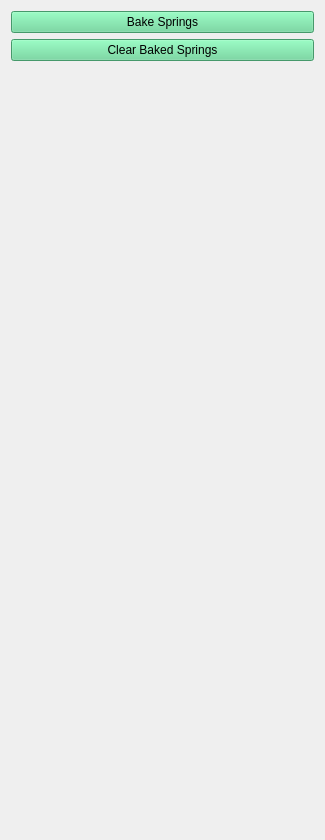
<?xml version="1.0" encoding="UTF-8"?>
<ui version="4.0">
 <class>baker</class>
 <widget class="QWidget" name="baker">
  <property name="geometry">
   <rect>
    <x>0</x>
    <y>0</y>
    <width>325</width>
    <height>840</height>
   </rect>
  </property>
  <property name="minimumSize">
   <size>
    <width>325</width>
    <height>790</height>
   </size>
  </property>
  <property name="windowTitle">
   <string>Form</string>
  </property>
  <layout class="QGridLayout" name="gridLayout">
   <item row="0" column="0">
    <layout class="QVBoxLayout" name="verticalLayout">
     <item>
      <widget class="bakeSprings" name="bake">
       <property name="palette">
        <palette>
         <active>
          <colorrole role="WindowText">
           <brush brushstyle="SolidPattern">
            <color alpha="255">
             <red>0</red>
             <green>0</green>
             <blue>0</blue>
            </color>
           </brush>
          </colorrole>
          <colorrole role="Button">
           <brush brushstyle="SolidPattern">
            <color alpha="255">
             <red>98</red>
             <green>214</green>
             <blue>150</blue>
            </color>
           </brush>
          </colorrole>
          <colorrole role="Light">
           <brush brushstyle="SolidPattern">
            <color alpha="255">
             <red>183</red>
             <green>255</green>
             <blue>215</blue>
            </color>
           </brush>
          </colorrole>
          <colorrole role="Midlight">
           <brush brushstyle="SolidPattern">
            <color alpha="255">
             <red>140</red>
             <green>234</green>
             <blue>182</blue>
            </color>
           </brush>
          </colorrole>
          <colorrole role="Dark">
           <brush brushstyle="SolidPattern">
            <color alpha="255">
             <red>49</red>
             <green>107</green>
             <blue>75</blue>
            </color>
           </brush>
          </colorrole>
          <colorrole role="Mid">
           <brush brushstyle="SolidPattern">
            <color alpha="255">
             <red>65</red>
             <green>143</green>
             <blue>100</blue>
            </color>
           </brush>
          </colorrole>
          <colorrole role="Text">
           <brush brushstyle="SolidPattern">
            <color alpha="255">
             <red>0</red>
             <green>0</green>
             <blue>0</blue>
            </color>
           </brush>
          </colorrole>
          <colorrole role="BrightText">
           <brush brushstyle="SolidPattern">
            <color alpha="255">
             <red>255</red>
             <green>255</green>
             <blue>255</blue>
            </color>
           </brush>
          </colorrole>
          <colorrole role="ButtonText">
           <brush brushstyle="SolidPattern">
            <color alpha="255">
             <red>0</red>
             <green>0</green>
             <blue>0</blue>
            </color>
           </brush>
          </colorrole>
          <colorrole role="Base">
           <brush brushstyle="SolidPattern">
            <color alpha="255">
             <red>255</red>
             <green>255</green>
             <blue>255</blue>
            </color>
           </brush>
          </colorrole>
          <colorrole role="Window">
           <brush brushstyle="SolidPattern">
            <color alpha="255">
             <red>98</red>
             <green>214</green>
             <blue>150</blue>
            </color>
           </brush>
          </colorrole>
          <colorrole role="Shadow">
           <brush brushstyle="SolidPattern">
            <color alpha="255">
             <red>0</red>
             <green>0</green>
             <blue>0</blue>
            </color>
           </brush>
          </colorrole>
          <colorrole role="AlternateBase">
           <brush brushstyle="SolidPattern">
            <color alpha="255">
             <red>176</red>
             <green>234</green>
             <blue>202</blue>
            </color>
           </brush>
          </colorrole>
          <colorrole role="ToolTipBase">
           <brush brushstyle="SolidPattern">
            <color alpha="255">
             <red>255</red>
             <green>255</green>
             <blue>220</blue>
            </color>
           </brush>
          </colorrole>
          <colorrole role="ToolTipText">
           <brush brushstyle="SolidPattern">
            <color alpha="255">
             <red>0</red>
             <green>0</green>
             <blue>0</blue>
            </color>
           </brush>
          </colorrole>
         </active>
         <inactive>
          <colorrole role="WindowText">
           <brush brushstyle="SolidPattern">
            <color alpha="255">
             <red>0</red>
             <green>0</green>
             <blue>0</blue>
            </color>
           </brush>
          </colorrole>
          <colorrole role="Button">
           <brush brushstyle="SolidPattern">
            <color alpha="255">
             <red>98</red>
             <green>214</green>
             <blue>150</blue>
            </color>
           </brush>
          </colorrole>
          <colorrole role="Light">
           <brush brushstyle="SolidPattern">
            <color alpha="255">
             <red>183</red>
             <green>255</green>
             <blue>215</blue>
            </color>
           </brush>
          </colorrole>
          <colorrole role="Midlight">
           <brush brushstyle="SolidPattern">
            <color alpha="255">
             <red>140</red>
             <green>234</green>
             <blue>182</blue>
            </color>
           </brush>
          </colorrole>
          <colorrole role="Dark">
           <brush brushstyle="SolidPattern">
            <color alpha="255">
             <red>49</red>
             <green>107</green>
             <blue>75</blue>
            </color>
           </brush>
          </colorrole>
          <colorrole role="Mid">
           <brush brushstyle="SolidPattern">
            <color alpha="255">
             <red>65</red>
             <green>143</green>
             <blue>100</blue>
            </color>
           </brush>
          </colorrole>
          <colorrole role="Text">
           <brush brushstyle="SolidPattern">
            <color alpha="255">
             <red>0</red>
             <green>0</green>
             <blue>0</blue>
            </color>
           </brush>
          </colorrole>
          <colorrole role="BrightText">
           <brush brushstyle="SolidPattern">
            <color alpha="255">
             <red>255</red>
             <green>255</green>
             <blue>255</blue>
            </color>
           </brush>
          </colorrole>
          <colorrole role="ButtonText">
           <brush brushstyle="SolidPattern">
            <color alpha="255">
             <red>0</red>
             <green>0</green>
             <blue>0</blue>
            </color>
           </brush>
          </colorrole>
          <colorrole role="Base">
           <brush brushstyle="SolidPattern">
            <color alpha="255">
             <red>255</red>
             <green>255</green>
             <blue>255</blue>
            </color>
           </brush>
          </colorrole>
          <colorrole role="Window">
           <brush brushstyle="SolidPattern">
            <color alpha="255">
             <red>98</red>
             <green>214</green>
             <blue>150</blue>
            </color>
           </brush>
          </colorrole>
          <colorrole role="Shadow">
           <brush brushstyle="SolidPattern">
            <color alpha="255">
             <red>0</red>
             <green>0</green>
             <blue>0</blue>
            </color>
           </brush>
          </colorrole>
          <colorrole role="AlternateBase">
           <brush brushstyle="SolidPattern">
            <color alpha="255">
             <red>176</red>
             <green>234</green>
             <blue>202</blue>
            </color>
           </brush>
          </colorrole>
          <colorrole role="ToolTipBase">
           <brush brushstyle="SolidPattern">
            <color alpha="255">
             <red>255</red>
             <green>255</green>
             <blue>220</blue>
            </color>
           </brush>
          </colorrole>
          <colorrole role="ToolTipText">
           <brush brushstyle="SolidPattern">
            <color alpha="255">
             <red>0</red>
             <green>0</green>
             <blue>0</blue>
            </color>
           </brush>
          </colorrole>
         </inactive>
         <disabled>
          <colorrole role="WindowText">
           <brush brushstyle="SolidPattern">
            <color alpha="255">
             <red>49</red>
             <green>107</green>
             <blue>75</blue>
            </color>
           </brush>
          </colorrole>
          <colorrole role="Button">
           <brush brushstyle="SolidPattern">
            <color alpha="255">
             <red>98</red>
             <green>214</green>
             <blue>150</blue>
            </color>
           </brush>
          </colorrole>
          <colorrole role="Light">
           <brush brushstyle="SolidPattern">
            <color alpha="255">
             <red>183</red>
             <green>255</green>
             <blue>215</blue>
            </color>
           </brush>
          </colorrole>
          <colorrole role="Midlight">
           <brush brushstyle="SolidPattern">
            <color alpha="255">
             <red>140</red>
             <green>234</green>
             <blue>182</blue>
            </color>
           </brush>
          </colorrole>
          <colorrole role="Dark">
           <brush brushstyle="SolidPattern">
            <color alpha="255">
             <red>49</red>
             <green>107</green>
             <blue>75</blue>
            </color>
           </brush>
          </colorrole>
          <colorrole role="Mid">
           <brush brushstyle="SolidPattern">
            <color alpha="255">
             <red>65</red>
             <green>143</green>
             <blue>100</blue>
            </color>
           </brush>
          </colorrole>
          <colorrole role="Text">
           <brush brushstyle="SolidPattern">
            <color alpha="255">
             <red>49</red>
             <green>107</green>
             <blue>75</blue>
            </color>
           </brush>
          </colorrole>
          <colorrole role="BrightText">
           <brush brushstyle="SolidPattern">
            <color alpha="255">
             <red>255</red>
             <green>255</green>
             <blue>255</blue>
            </color>
           </brush>
          </colorrole>
          <colorrole role="ButtonText">
           <brush brushstyle="SolidPattern">
            <color alpha="255">
             <red>49</red>
             <green>107</green>
             <blue>75</blue>
            </color>
           </brush>
          </colorrole>
          <colorrole role="Base">
           <brush brushstyle="SolidPattern">
            <color alpha="255">
             <red>98</red>
             <green>214</green>
             <blue>150</blue>
            </color>
           </brush>
          </colorrole>
          <colorrole role="Window">
           <brush brushstyle="SolidPattern">
            <color alpha="255">
             <red>98</red>
             <green>214</green>
             <blue>150</blue>
            </color>
           </brush>
          </colorrole>
          <colorrole role="Shadow">
           <brush brushstyle="SolidPattern">
            <color alpha="255">
             <red>0</red>
             <green>0</green>
             <blue>0</blue>
            </color>
           </brush>
          </colorrole>
          <colorrole role="AlternateBase">
           <brush brushstyle="SolidPattern">
            <color alpha="255">
             <red>98</red>
             <green>214</green>
             <blue>150</blue>
            </color>
           </brush>
          </colorrole>
          <colorrole role="ToolTipBase">
           <brush brushstyle="SolidPattern">
            <color alpha="255">
             <red>255</red>
             <green>255</green>
             <blue>220</blue>
            </color>
           </brush>
          </colorrole>
          <colorrole role="ToolTipText">
           <brush brushstyle="SolidPattern">
            <color alpha="255">
             <red>0</red>
             <green>0</green>
             <blue>0</blue>
            </color>
           </brush>
          </colorrole>
         </disabled>
        </palette>
       </property>
       <property name="mouseTracking">
        <bool>false</bool>
       </property>
       <property name="text">
        <string>Bake Springs</string>
       </property>
       <property name="autoDefault">
        <bool>false</bool>
       </property>
       <property name="default">
        <bool>false</bool>
       </property>
       <property name="flat">
        <bool>false</bool>
       </property>
      </widget>
     </item>
     <item>
      <widget class="clearSprings" name="clearBake">
       <property name="palette">
        <palette>
         <active>
          <colorrole role="WindowText">
           <brush brushstyle="SolidPattern">
            <color alpha="255">
             <red>0</red>
             <green>0</green>
             <blue>0</blue>
            </color>
           </brush>
          </colorrole>
          <colorrole role="Button">
           <brush brushstyle="SolidPattern">
            <color alpha="255">
             <red>98</red>
             <green>214</green>
             <blue>150</blue>
            </color>
           </brush>
          </colorrole>
          <colorrole role="Light">
           <brush brushstyle="SolidPattern">
            <color alpha="255">
             <red>183</red>
             <green>255</green>
             <blue>215</blue>
            </color>
           </brush>
          </colorrole>
          <colorrole role="Midlight">
           <brush brushstyle="SolidPattern">
            <color alpha="255">
             <red>140</red>
             <green>234</green>
             <blue>182</blue>
            </color>
           </brush>
          </colorrole>
          <colorrole role="Dark">
           <brush brushstyle="SolidPattern">
            <color alpha="255">
             <red>49</red>
             <green>107</green>
             <blue>75</blue>
            </color>
           </brush>
          </colorrole>
          <colorrole role="Mid">
           <brush brushstyle="SolidPattern">
            <color alpha="255">
             <red>65</red>
             <green>143</green>
             <blue>100</blue>
            </color>
           </brush>
          </colorrole>
          <colorrole role="Text">
           <brush brushstyle="SolidPattern">
            <color alpha="255">
             <red>0</red>
             <green>0</green>
             <blue>0</blue>
            </color>
           </brush>
          </colorrole>
          <colorrole role="BrightText">
           <brush brushstyle="SolidPattern">
            <color alpha="255">
             <red>255</red>
             <green>255</green>
             <blue>255</blue>
            </color>
           </brush>
          </colorrole>
          <colorrole role="ButtonText">
           <brush brushstyle="SolidPattern">
            <color alpha="255">
             <red>0</red>
             <green>0</green>
             <blue>0</blue>
            </color>
           </brush>
          </colorrole>
          <colorrole role="Base">
           <brush brushstyle="SolidPattern">
            <color alpha="255">
             <red>255</red>
             <green>255</green>
             <blue>255</blue>
            </color>
           </brush>
          </colorrole>
          <colorrole role="Window">
           <brush brushstyle="SolidPattern">
            <color alpha="255">
             <red>98</red>
             <green>214</green>
             <blue>150</blue>
            </color>
           </brush>
          </colorrole>
          <colorrole role="Shadow">
           <brush brushstyle="SolidPattern">
            <color alpha="255">
             <red>0</red>
             <green>0</green>
             <blue>0</blue>
            </color>
           </brush>
          </colorrole>
          <colorrole role="AlternateBase">
           <brush brushstyle="SolidPattern">
            <color alpha="255">
             <red>176</red>
             <green>234</green>
             <blue>202</blue>
            </color>
           </brush>
          </colorrole>
          <colorrole role="ToolTipBase">
           <brush brushstyle="SolidPattern">
            <color alpha="255">
             <red>255</red>
             <green>255</green>
             <blue>220</blue>
            </color>
           </brush>
          </colorrole>
          <colorrole role="ToolTipText">
           <brush brushstyle="SolidPattern">
            <color alpha="255">
             <red>0</red>
             <green>0</green>
             <blue>0</blue>
            </color>
           </brush>
          </colorrole>
         </active>
         <inactive>
          <colorrole role="WindowText">
           <brush brushstyle="SolidPattern">
            <color alpha="255">
             <red>0</red>
             <green>0</green>
             <blue>0</blue>
            </color>
           </brush>
          </colorrole>
          <colorrole role="Button">
           <brush brushstyle="SolidPattern">
            <color alpha="255">
             <red>98</red>
             <green>214</green>
             <blue>150</blue>
            </color>
           </brush>
          </colorrole>
          <colorrole role="Light">
           <brush brushstyle="SolidPattern">
            <color alpha="255">
             <red>183</red>
             <green>255</green>
             <blue>215</blue>
            </color>
           </brush>
          </colorrole>
          <colorrole role="Midlight">
           <brush brushstyle="SolidPattern">
            <color alpha="255">
             <red>140</red>
             <green>234</green>
             <blue>182</blue>
            </color>
           </brush>
          </colorrole>
          <colorrole role="Dark">
           <brush brushstyle="SolidPattern">
            <color alpha="255">
             <red>49</red>
             <green>107</green>
             <blue>75</blue>
            </color>
           </brush>
          </colorrole>
          <colorrole role="Mid">
           <brush brushstyle="SolidPattern">
            <color alpha="255">
             <red>65</red>
             <green>143</green>
             <blue>100</blue>
            </color>
           </brush>
          </colorrole>
          <colorrole role="Text">
           <brush brushstyle="SolidPattern">
            <color alpha="255">
             <red>0</red>
             <green>0</green>
             <blue>0</blue>
            </color>
           </brush>
          </colorrole>
          <colorrole role="BrightText">
           <brush brushstyle="SolidPattern">
            <color alpha="255">
             <red>255</red>
             <green>255</green>
             <blue>255</blue>
            </color>
           </brush>
          </colorrole>
          <colorrole role="ButtonText">
           <brush brushstyle="SolidPattern">
            <color alpha="255">
             <red>0</red>
             <green>0</green>
             <blue>0</blue>
            </color>
           </brush>
          </colorrole>
          <colorrole role="Base">
           <brush brushstyle="SolidPattern">
            <color alpha="255">
             <red>255</red>
             <green>255</green>
             <blue>255</blue>
            </color>
           </brush>
          </colorrole>
          <colorrole role="Window">
           <brush brushstyle="SolidPattern">
            <color alpha="255">
             <red>98</red>
             <green>214</green>
             <blue>150</blue>
            </color>
           </brush>
          </colorrole>
          <colorrole role="Shadow">
           <brush brushstyle="SolidPattern">
            <color alpha="255">
             <red>0</red>
             <green>0</green>
             <blue>0</blue>
            </color>
           </brush>
          </colorrole>
          <colorrole role="AlternateBase">
           <brush brushstyle="SolidPattern">
            <color alpha="255">
             <red>176</red>
             <green>234</green>
             <blue>202</blue>
            </color>
           </brush>
          </colorrole>
          <colorrole role="ToolTipBase">
           <brush brushstyle="SolidPattern">
            <color alpha="255">
             <red>255</red>
             <green>255</green>
             <blue>220</blue>
            </color>
           </brush>
          </colorrole>
          <colorrole role="ToolTipText">
           <brush brushstyle="SolidPattern">
            <color alpha="255">
             <red>0</red>
             <green>0</green>
             <blue>0</blue>
            </color>
           </brush>
          </colorrole>
         </inactive>
         <disabled>
          <colorrole role="WindowText">
           <brush brushstyle="SolidPattern">
            <color alpha="255">
             <red>49</red>
             <green>107</green>
             <blue>75</blue>
            </color>
           </brush>
          </colorrole>
          <colorrole role="Button">
           <brush brushstyle="SolidPattern">
            <color alpha="255">
             <red>98</red>
             <green>214</green>
             <blue>150</blue>
            </color>
           </brush>
          </colorrole>
          <colorrole role="Light">
           <brush brushstyle="SolidPattern">
            <color alpha="255">
             <red>183</red>
             <green>255</green>
             <blue>215</blue>
            </color>
           </brush>
          </colorrole>
          <colorrole role="Midlight">
           <brush brushstyle="SolidPattern">
            <color alpha="255">
             <red>140</red>
             <green>234</green>
             <blue>182</blue>
            </color>
           </brush>
          </colorrole>
          <colorrole role="Dark">
           <brush brushstyle="SolidPattern">
            <color alpha="255">
             <red>49</red>
             <green>107</green>
             <blue>75</blue>
            </color>
           </brush>
          </colorrole>
          <colorrole role="Mid">
           <brush brushstyle="SolidPattern">
            <color alpha="255">
             <red>65</red>
             <green>143</green>
             <blue>100</blue>
            </color>
           </brush>
          </colorrole>
          <colorrole role="Text">
           <brush brushstyle="SolidPattern">
            <color alpha="255">
             <red>49</red>
             <green>107</green>
             <blue>75</blue>
            </color>
           </brush>
          </colorrole>
          <colorrole role="BrightText">
           <brush brushstyle="SolidPattern">
            <color alpha="255">
             <red>255</red>
             <green>255</green>
             <blue>255</blue>
            </color>
           </brush>
          </colorrole>
          <colorrole role="ButtonText">
           <brush brushstyle="SolidPattern">
            <color alpha="255">
             <red>49</red>
             <green>107</green>
             <blue>75</blue>
            </color>
           </brush>
          </colorrole>
          <colorrole role="Base">
           <brush brushstyle="SolidPattern">
            <color alpha="255">
             <red>98</red>
             <green>214</green>
             <blue>150</blue>
            </color>
           </brush>
          </colorrole>
          <colorrole role="Window">
           <brush brushstyle="SolidPattern">
            <color alpha="255">
             <red>98</red>
             <green>214</green>
             <blue>150</blue>
            </color>
           </brush>
          </colorrole>
          <colorrole role="Shadow">
           <brush brushstyle="SolidPattern">
            <color alpha="255">
             <red>0</red>
             <green>0</green>
             <blue>0</blue>
            </color>
           </brush>
          </colorrole>
          <colorrole role="AlternateBase">
           <brush brushstyle="SolidPattern">
            <color alpha="255">
             <red>98</red>
             <green>214</green>
             <blue>150</blue>
            </color>
           </brush>
          </colorrole>
          <colorrole role="ToolTipBase">
           <brush brushstyle="SolidPattern">
            <color alpha="255">
             <red>255</red>
             <green>255</green>
             <blue>220</blue>
            </color>
           </brush>
          </colorrole>
          <colorrole role="ToolTipText">
           <brush brushstyle="SolidPattern">
            <color alpha="255">
             <red>0</red>
             <green>0</green>
             <blue>0</blue>
            </color>
           </brush>
          </colorrole>
         </disabled>
        </palette>
       </property>
       <property name="mouseTracking">
        <bool>false</bool>
       </property>
       <property name="text">
        <string>Clear Baked Springs</string>
       </property>
       <property name="autoDefault">
        <bool>false</bool>
       </property>
       <property name="default">
        <bool>false</bool>
       </property>
       <property name="flat">
        <bool>false</bool>
       </property>
      </widget>
     </item>
     <item>
      <spacer name="verticalSpacer">
       <property name="orientation">
        <enum>Qt::Vertical</enum>
       </property>
       <property name="sizeHint" stdset="0">
        <size>
         <width>20</width>
         <height>40</height>
        </size>
       </property>
      </spacer>
     </item>
    </layout>
   </item>
  </layout>
 </widget>
 <customwidgets>
  <customwidget>
   <class>bakeSprings</class>
   <extends>QPushButton</extends>
   <header>mgear.synoptic.widgets</header>
  </customwidget>
  <customwidget>
   <class>clearSprings</class>
   <extends>QPushButton</extends>
   <header>mgear.synoptic.widgets</header>
  </customwidget>
 </customwidgets>
 <resources/>
 <connections/>
</ui>
